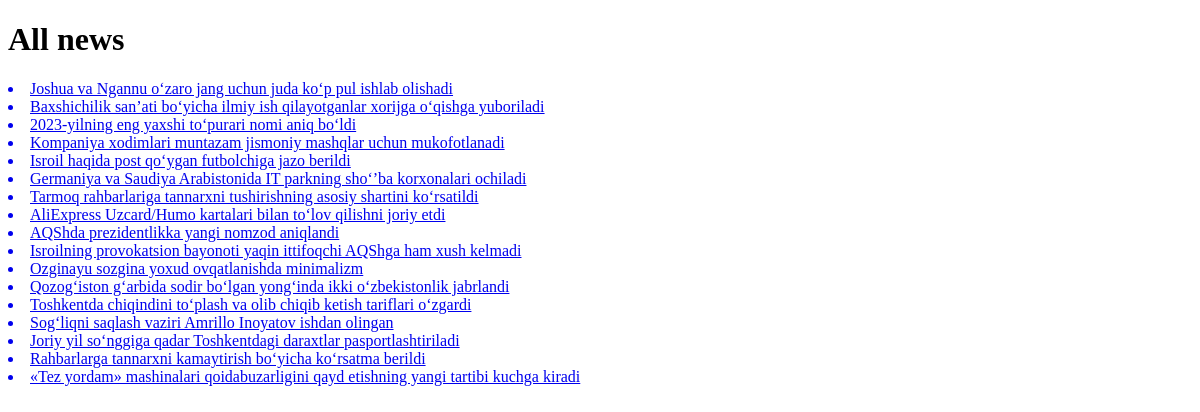
The page /news/ on the database as committed earlier.
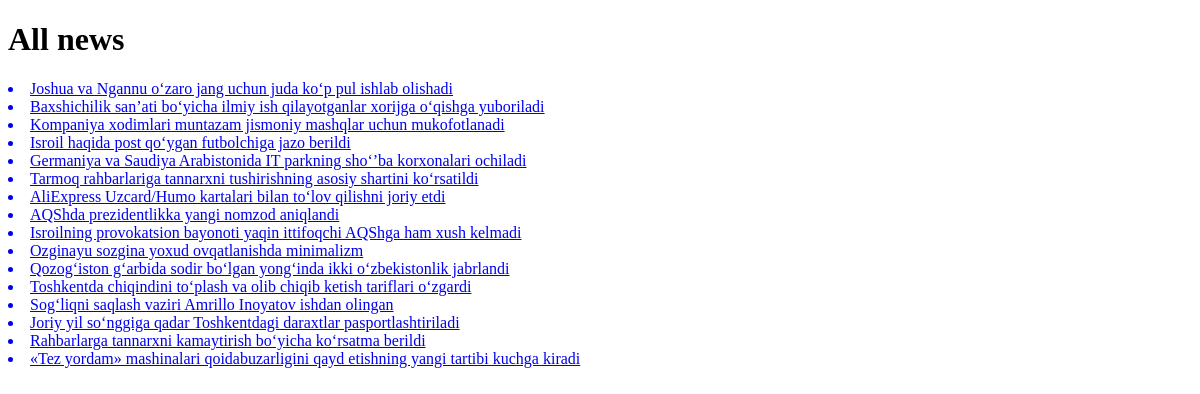
The same page on the database as committed later.
### newws_app/models.py (models this page shows, shortened)
class News(models.Model):
    class Status(models.TextChoices):
        Draft = "DF", "Draft"
        Published = "PB", "Published"
    title = models.CharField(max_length=250)
    slug = models.SlugField(max_length=250)
    body = models.TextField()
    image = models.ImageField(upload_to='news/image')
    category = models.ForeignKey(Category,
                                 on_delete=models.CASCADE)
    publish_time = models.DateTimeField(default=timezone.now)
    created_time = models.DateTimeField(auto_now_add=True)
    update_time = models.DateTimeField(auto_now=True)
    status = models.CharField(max_length=2,
                              choices=Status.choices,
                              default=Status.Draft,
                              )
    objects = models.Manager()
    published = PublishedManager()
    class Meta:
        ordering = ["-publish_time"]

### newws_app/views.py (the view)
# urls.py: path('news/', news_list, name="all_news_list"),
def news_list(request):
    news_list = News.published.all()
    context = {
        "news_list": news_list
    }
    return render(request, "news/news_list.html", context)

### newws_app/context_processor.py (called while the page is built)
def latest_news(request):
    latest_news=News.published.all().order_by('-publish_time')[0:5]
    context={
        'latest_news':latest_news
    }
    return context

### newws_app/models.py (called while the page is built)
    def get_queryset(self):
        return super().get_queryset().filter(status=News.Status.Published)

### templates/news/news_list.html (shortened to what this page needs)
<!DOCTYPE html>
<html lang="en">
<head>
</head>
<body>
<h1>All news</h1>
{% for news in news_list %}
<a href="{% url 'news_detail_page' news.pk %}">
<li> {{ news.title }}</li>
    </a>
{% endfor %}
</body>
</html>

Rows that differ between the two databases and show on the page:
removed News: title "2023-yilning eng yaxshi to‘purari nomi aniq bo‘ldi"
